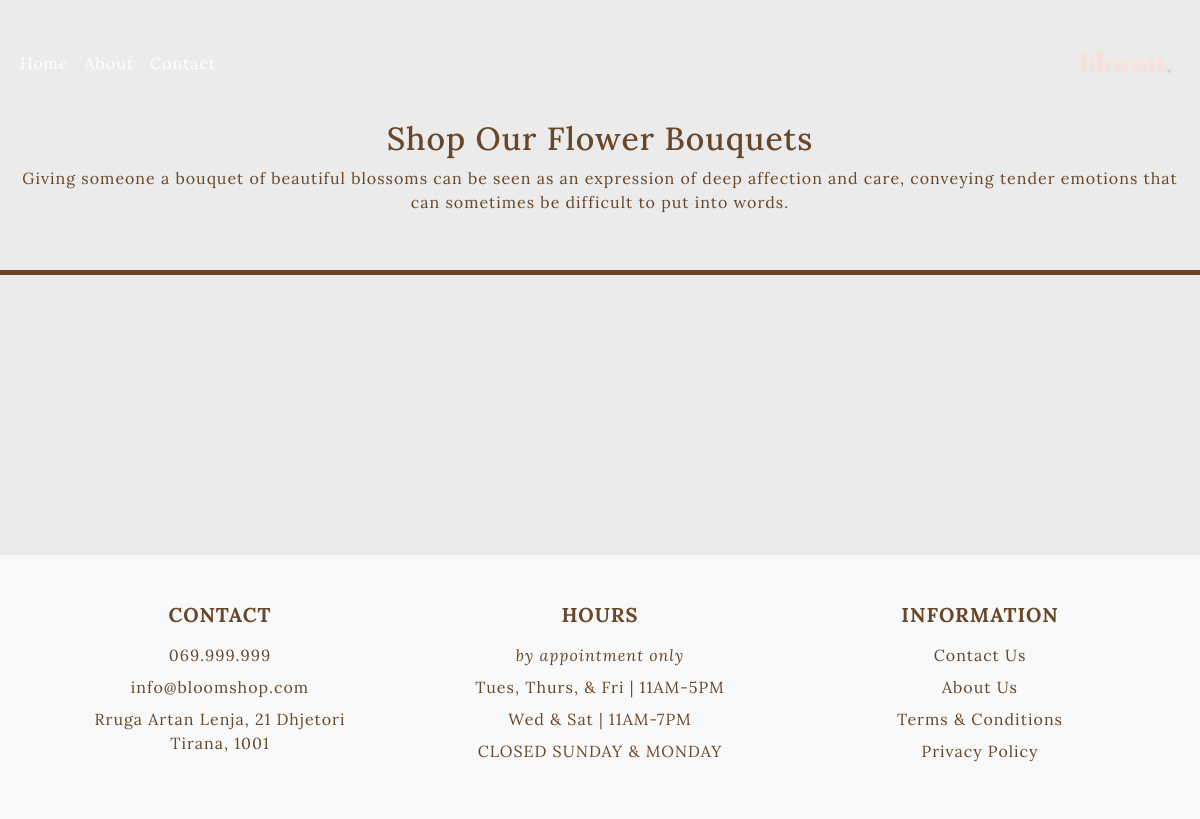
The page /flower/ on the database as committed earlier.
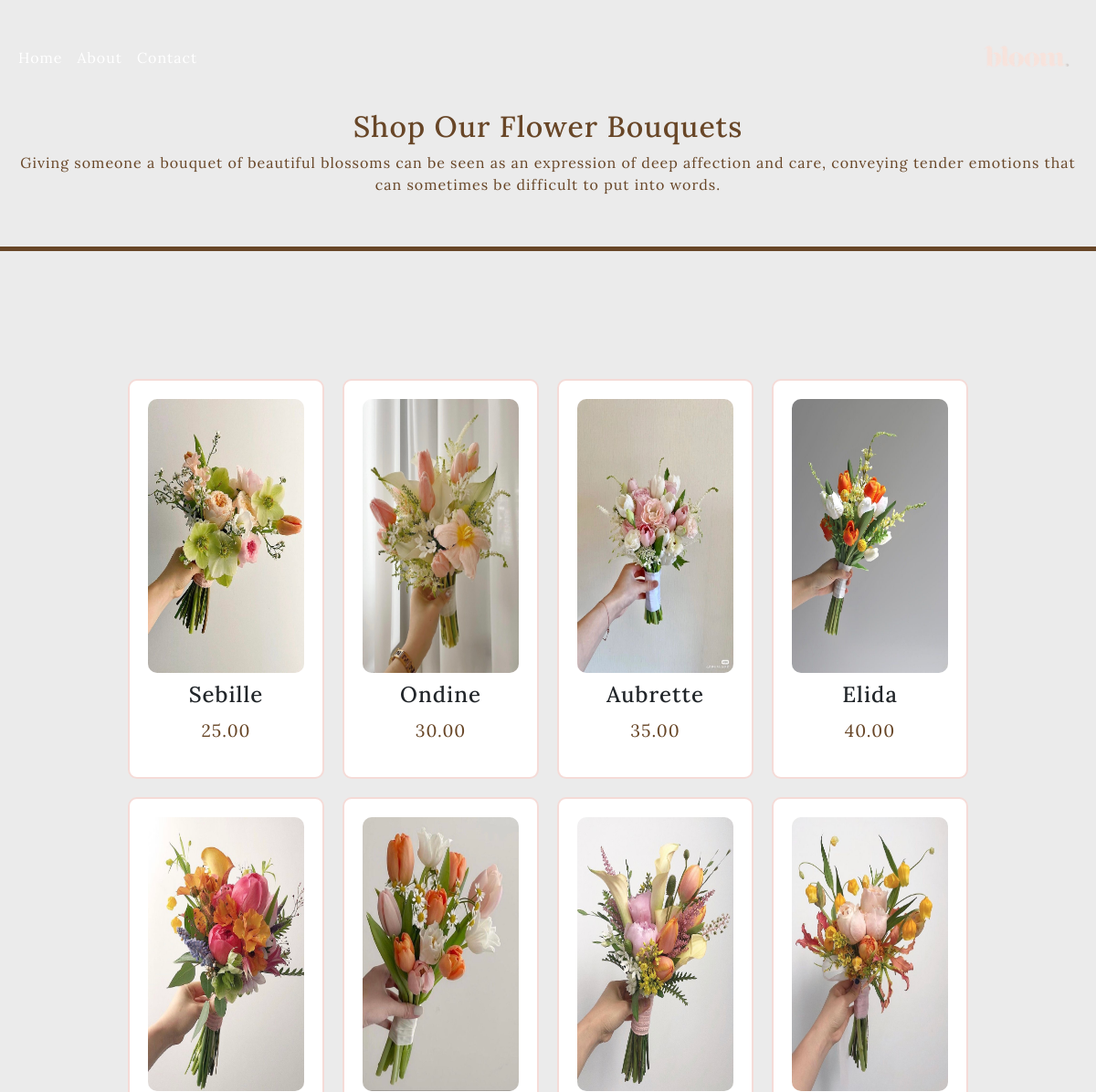
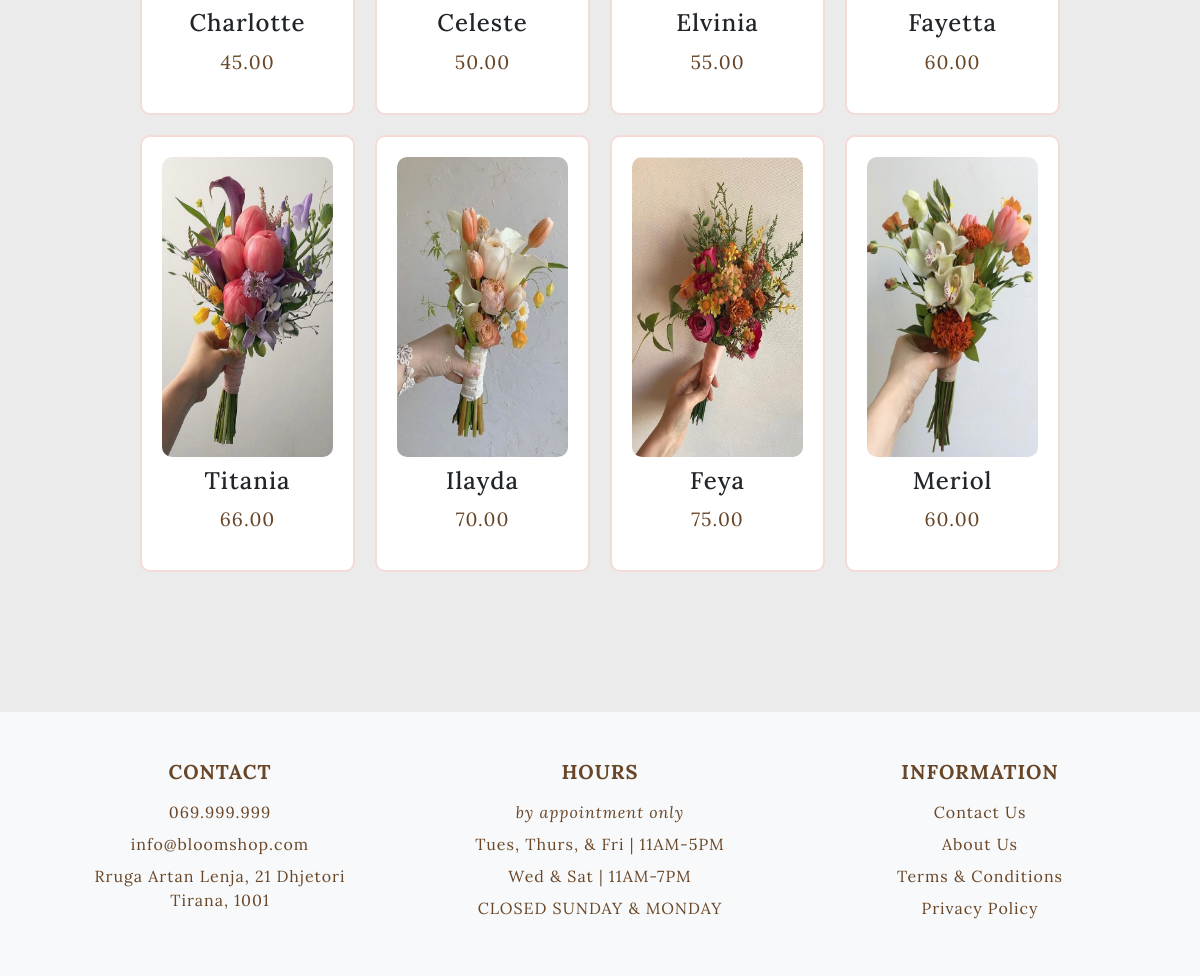
The same page on the database as committed later (2 pictures, top to bottom).
### app/models.py (models this page shows, shortened)
class Product(models.Model):
    product_title = models.CharField(max_length=250, null=True, blank=True )
    product_description = models.TextField(max_length=2000, null=True, blank=True)
    product_image = models.ImageField(upload_to="product/", null=True, blank=True)
    product_slug = models.SlugField(unique=True,  null=True, blank=True)
    product_price = models.DecimalField(max_digits=5, decimal_places=2, null=True, blank=True)

### app/views.py (the view)
# urls.py: path('flower/',views.flower, name="flowerPage"),
def flower(request):
    products = Product.objects.all()
    context = {"products_Key":products}
    return render(request, 'flower.html', context)

### app/templates/flower.html (shortened to what this page needs)
<!DOCTYPE html>
{% load static %}
<html lang="en">
<head>
    <link rel="stylesheet" href="https://cdnjs.cloudflare.com/ajax/libs/font-awesome/6.5.2/css/all.min.css"
 />
    <link rel="stylesheet" href="{% static 'css/bootstrap.min.css' %}">
    <link rel="stylesheet" href="{% static 'css/style.css' %}">
</head>
<body>
    <nav class="navbar navbar-expand-lg">
        <div class="container-fluid">
            <div class="collapse navbar-collapse" id="navbarSupportedContent">
                <ul class="navbar-nav me-auto mb-2 mb-lg-0">
                    <li class="nav-item">
                        <a class="nav-link active text-white" aria-current="page" href="{% url 'homePage' %}">Home</a>
                    </li>
                    <li class="nav-item">
                        <a class="nav-link text-white" href="{% url 'aboutPage' %}">About</a>
                    </li>
                    <li class="nav-item">
                        <a class="nav-link text-white" href="{% url 'contactPage' %}">Contact</a>
                    </li>
                </ul>
                <a class="navbar-brand" href="{% url 'homePage' %}"><img src="{% static 'images/logo.png' %}" alt="logo"></a>
            </div>
        </div>
    </nav>
    <section id="shops">
        <h2>Shop Our Flower Bouquets</h2>
        <p>Giving someone a bouquet of beautiful blossoms can be seen as an expression of deep affection and care, conveying tender emotions that can sometimes be difficult to put into words.</p>
    </section>
    <div class="border-line"></div>
    <body>
        <div class="containerwedding">
            {% for flower in products_Key|slice:"3:" %}
            <div class="card">
                <img src="{{flower.product_image.url}}" class="img-fluid" alt="Flower Bouquets">
                <h2>{{flower.product_title}}</h2>
                <p>{{flower.product_price}}</p>
            </div>
            {% endfor %}
        </div>
    </body>
    <footer class="footer bg-light py-5">
        <div class="container">
            <div class="row">
                <div class="col-md-4 text-center mb-4 mb-md-0">
                    <h5>CONTACT</h5>
                    <p>069.999.999</p>
                    <p><a href="mailto:info@bloomshop.com">info@bloomshop.com</a></p>
                    <p>Rruga Artan Lenja, 21 Dhjetori<br>Tirana, 1001</p>
                </div>
                <div class="col-md-4 text-center mb-4 mb-md-0">
                    <h5>HOURS</h5>
                    <p><em>by appointment only</em></p>
                    <p>Tues, Thurs, & Fri | 11AM-5PM</p>
                    <p>Wed & Sat | 11AM-7PM</p>
                    <p>CLOSED SUNDAY & MONDAY</p>
                </div>
                <div class="col-md-4 text-center mb-4 mb-md-0">
                    <h5>INFORMATION</h5>
                    <p><a href="#">Contact Us</a></p>
                    <p><a href="{% url 'aboutPage' %}">About Us</a></p>
                    <p><a href="#">Terms & Conditions</a></p>
                    <p><a href="#">Privacy Policy</a></p>
                </div>
            </div>
        </div>
    </footer>
</body>
</html>

### app/static/css/style.css (style rules this page uses)
* { margin: 0; padding: 0; }
body { line-height: 1.5; background-color: rgb(235, 235, 235); letter-spacing: 1px; font-family: "Lora", serif; font-weight: 400; font-style: normal; font-size: 1em; color: rgb(104, 70, 39); }
.navbar-brand { color: rgb(104, 70, 39); font-style: italic; font-weight: bold; font-size: 1.5em; }
.navbar-brand>img { width: 100px; height: 100px; object-fit: cover; }
.navbar { position: fixed; top: 0; z-index: 1; width: 100%; }
#shops { margin-top: 100px; padding: 20px; text-align: center; }
.footer { background-color: rgb(245, 219, 215); padding: 40px 0; color: rgb(104, 70, 39); }
.footer h5 { font-weight: bold; margin-bottom: 1rem; color: rgb(104, 70, 39); }
.footer p { margin: 0.5rem 0; }
.footer a { color:rgb(104, 70, 39); text-decoration: none; }
.text-center { text-align: center; }
.containerwedding { display: grid; grid-template-columns: repeat(4, 1fr); gap: 20px; max-width: 1200px; margin: 140px; }
.card { border: 2px solid rgb(245, 219, 215); border-radius: 10px; padding: 20px; text-align: center; }
.card img { width: 100%; height: 300px; border-radius: 10px; }
.card h2 { font-size: 1.5em; margin: 10px 0; }
.card p { font-size: 1.2em; color: rgb(104, 70, 39); }
.border-line { border-top: 5px solid rgb(104, 70, 39); margin: 20px 0; }

Rows that differ between the two databases and show on the page:
added Product: product_image (picture), product_title "Sebille", product_price "25.00"
added Product: product_image (picture), product_title "Ondine", product_price "30.00"
added Product: product_image (picture), product_title "Aubrette", product_price "35.00"
added Product: product_image (picture), product_title "Elida", product_price "40.00"
added Product: product_image (picture), product_title "Charlotte", product_price "45.00"
added Product: product_image (picture), product_title "Celeste", product_price "50.00"
added Product: product_image (picture), product_title "Elvinia", product_price "55.00"
added Product: product_image (picture), product_title "Fayetta", product_price "60.00"
added Product: product_image (picture), product_title "Titania", product_price "66.00"
added Product: product_image (picture), product_title "Ilayda", product_price "70.00"
added Product: product_image (picture), product_title "Feya", product_price "75.00"
added Product: product_image (picture), product_title "Meriol", product_price "60.00"
